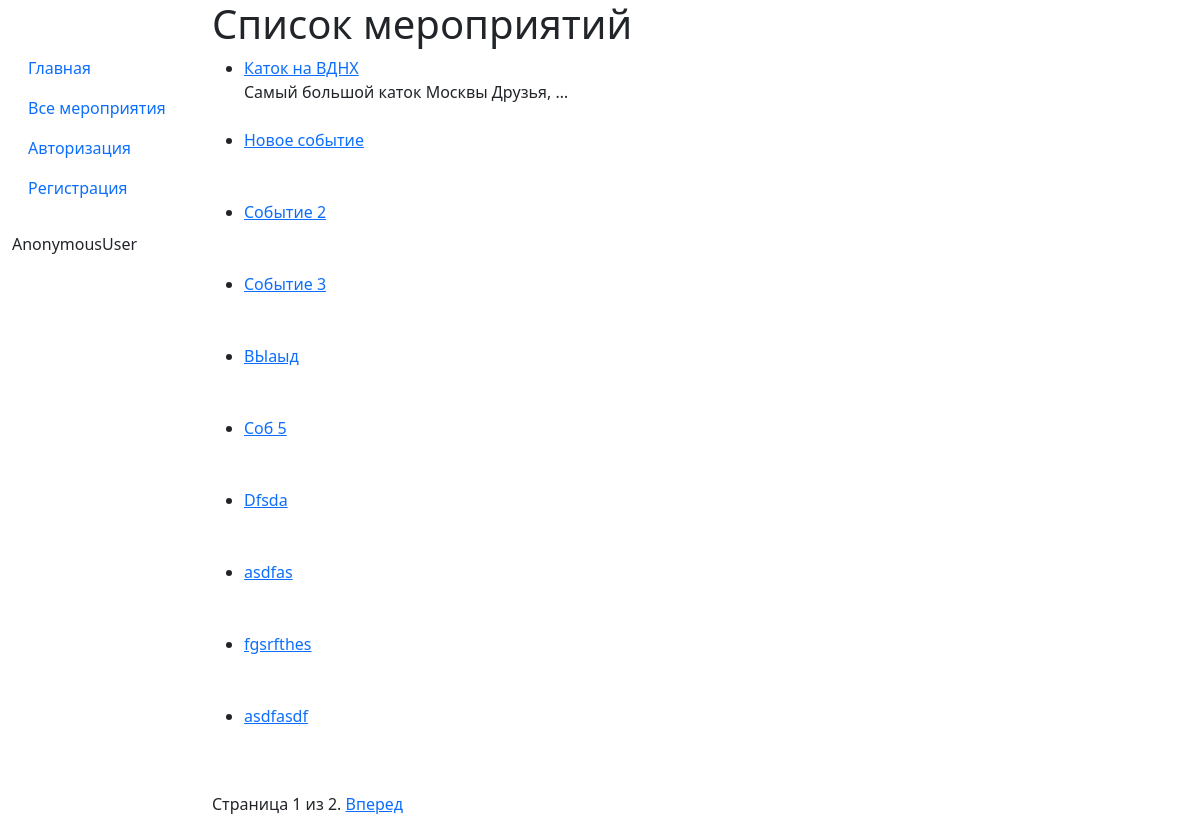
The page /catalog/ev/ on the database its author committed.
### catalog/models.py (models this page shows, shortened)
class Event(models.Model):
    name = models.CharField(max_length=200, help_text="Название мероприятия")
    slug = models.CharField(blank=True, null=True, max_length=200, help_text="Название на английском")
    subject = models.TextField (blank=True, null=True, max_length=5000, help_text="Описание")
    picture = models.ImageField(blank=True, null=True, upload_to='images/', help_text="Картинка")
    link = models.CharField(blank=True, null=True, max_length=200, help_text="Ссылка на мероприятие")
    create_date_time = models.DateTimeField(auto_now_add=True, help_text="Дата и время создания")
    renew = models.DateTimeField(auto_now=True, help_text="Дата и время обновления")
    start_date_time = models.DateTimeField(blank=True, null=True, help_text="Дата и время начала")
    end_date_time = models.DateTimeField(blank=True, null=True, help_text="Дата и время конца")
    category = models.ForeignKey('Category', on_delete=models.SET_NULL, null=True, blank=True, help_text="Категория")
    type = models.ForeignKey('Type', on_delete=models.SET_NULL, null=True, help_text="Тип", blank=True)
    tags = models.TextField (max_length=1000,blank=True, null=True,  help_text="Тэги")
    place = models.TextField (max_length=100,blank=True, null=True,  help_text="Координаты места (для карты)")
    adress = models.TextField (max_length=100,blank=True, null=True,  help_text="Адрес")
    estimates = models.IntegerField (blank=True, null=True, help_text="Оценка")
    count_estimates = models.IntegerField (blank=True, null=True, help_text="Колво-оценок")
    payed = models.BooleanField(default=False, help_text="Оплачено")
    moderated = models.BooleanField(default=True, help_text="Модерация пройдена?")
    def get_absolute_url(self):
        return 'id' + str(self.id)

### catalog/views.py (the view)
class EventListView (generic.ListView):
    model = Event
    paginate_by = 10
    context_object_name = 'my_event_list'   # ваше собственное имя переменной контекста в шаблоне

### catalog/templates/catalog/event_list.html
{% extends "base_generic.html" %}
{% block content %}
    <h1>Список мероприятий</h1>
    {% if my_event_list %}
    <ul>
      {% for event in my_event_list %}
      <li>
        <a href="{{ event.get_absolute_url }}">{{ event.name }}</a> </br> {{ event.subject | truncatewords:5 }}</br></br>
      </li>
      {% endfor %}
    </ul>
    {% else %}
      <p>Нет мероприятий.</p>
    {% endif %}
{% endblock %}

### rows shown on the page
Event: name "Каток на ВДНХ", subject "Самый большой каток Москвы Друзья, …"
Event: name "Новое событие"
Event: name "Событие 2"
Event: name "Событие 3"
Event: name "ВЫаыд"
Event: name "Соб 5"
Event: name "Dfsda"
Event: name "asdfas"
Event: name "fgsrfthes"
Event: name "asdfasdf"

### other values the page prints
{{ user }} "AnonymousUser"
{{ page_obj.number }} "1"
{{ page_obj.paginator.num_pages }} "2"
